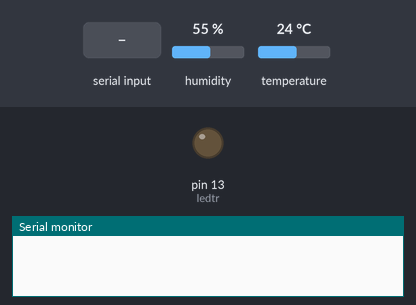
Bench run of a sketch on a simulated Arduino Uno, built with avr-gcc and run on an emulated ATmega328P. Shown: output pins drawn as LEDs (lit = HIGH), the last lines printed to the serial monitor. Inputs (shaded band) come from the test bench; at power-on: humidity 55 %, temperature 24 °C.

Above: at 1.2 s.
1.3 s: "Parar" received over the second serial link
At 2.1 s:
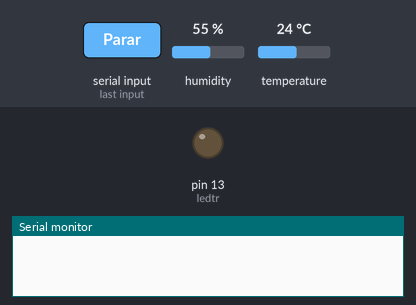
3.8 s: "Reanudar" received over the second serial link
At 6.09 s:
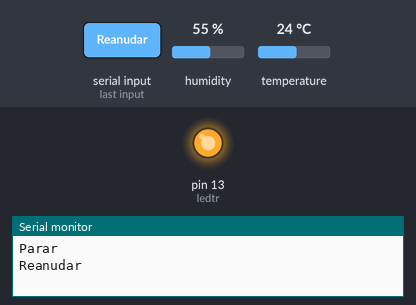
Timing chart, 0 to 18.6 s (numbered marks = the images above; inputs shaded):
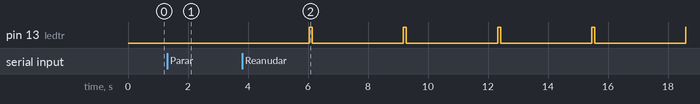

Measured:
- after the input at 1.3 s, pin 13 (ledtr): stays LOW (without the input it goes to HIGH after 1.7 s)
- after the input at 3.8 s, pin 13 (ledtr): alternates HIGH for 0.10 s and LOW for 3.0 s, starting after 2.2 s

The sketch:

Programa_transmisor.ino
```cpp
#include <SoftwareSerial.h>  // Librería que facilitará la comunicación
#include <DHT.h>             //Librería para leer el sensor DHT
#define DHTPIN 2
#define DHTTYPE DHT11

DHT dht(DHTPIN, DHTTYPE);

SoftwareSerial mySerial(10, 11);  // RX, TX

long nextMillis1;
const long interval1 = 3000;  // 3 segundos para el sensor de H y T

const int ledtr = 13;  // LED en el pin 13

// Variable para controlar si el satélite tiene que enviar datos o no
bool enviarDatos = true;


void setup() {
  Serial.begin(9600);
  mySerial.begin(9600);
  dht.begin();
  nextMillis1 = millis() + interval1;  // Configuración para el tiempo del sensor

  pinMode(ledtr, OUTPUT);
}

void loop() {
  // Recibir y procesar las órdenes de tierra
  if (mySerial.available()) {
    String mensajePC = mySerial.readString();
    if (mensajePC == "Parar") {
      enviarDatos = false;
      Serial.println(mensajePC); // Imprime la orden recibida
    } else if (mensajePC == "Reanudar") {
      enviarDatos = true;
      Serial.println(mensajePC); // Imprime la orden recibida
    }
  }

  // Configuración del sensor de humedad y temperatura
  if (millis() >= nextMillis1) {
    if (enviarDatos == true) {
      float h = dht.readHumidity();     //Devuelve la humedad en porcentaje
      float t = dht.readTemperature();  //devuelve la temperatura en grados Celsius
      // Si no se puede leer la humedad o la temperatura, las funciones devuelven NAN
      if (isnan(h) || isnan(t)) {  //isnan() comprueba si dan NAN | \t es un carácter de tabulación, que nos permite alinear los datos en el monitor serie |
        mySerial.println("Error al leer el sensor DHT11");
      } else {
        mySerial.print("T:");
        mySerial.print(t);
        mySerial.print(":H:");
        mySerial.print(h);
        digitalWrite(ledtr, HIGH);
        delay(100);
        digitalWrite(ledtr, LOW);
      }
    }
    nextMillis1 = millis() + interval1;
  }
}
```
